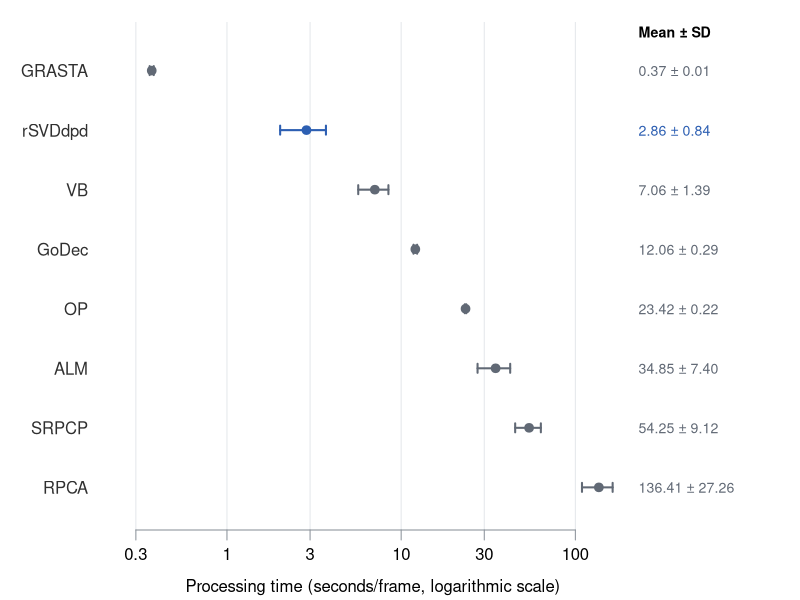
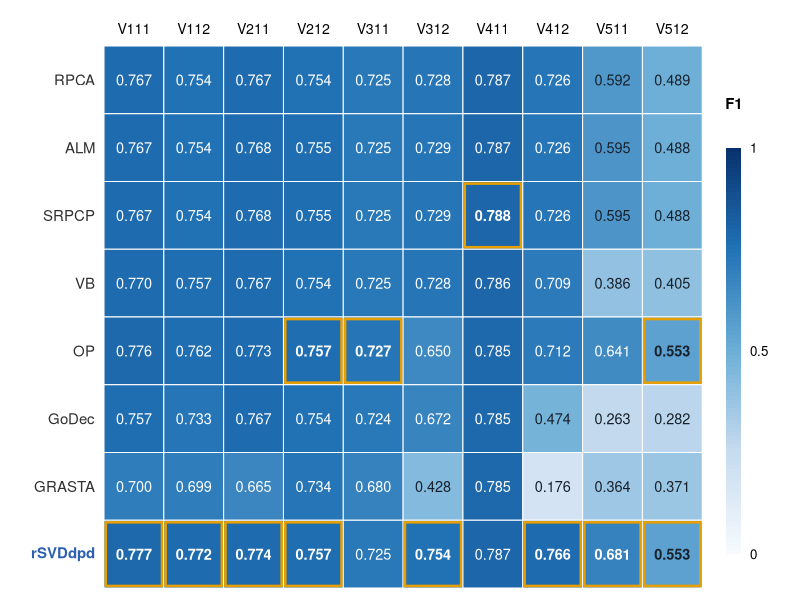
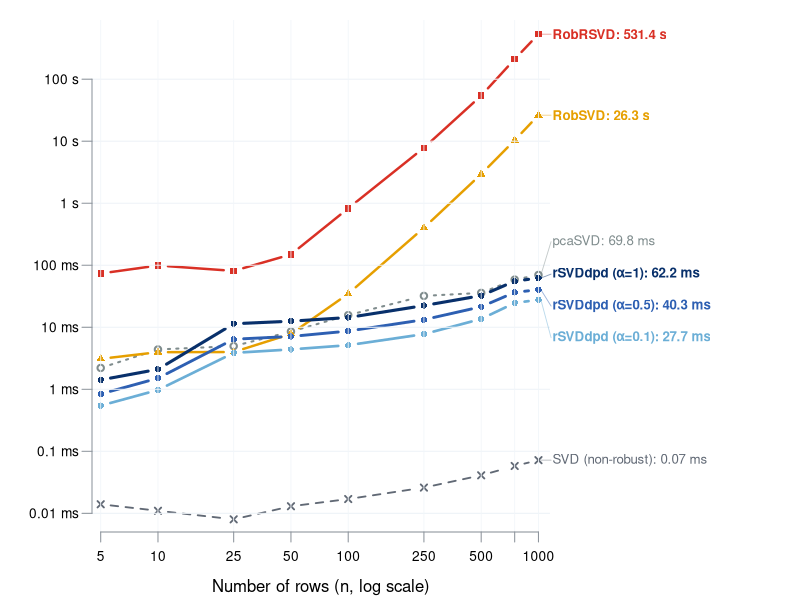
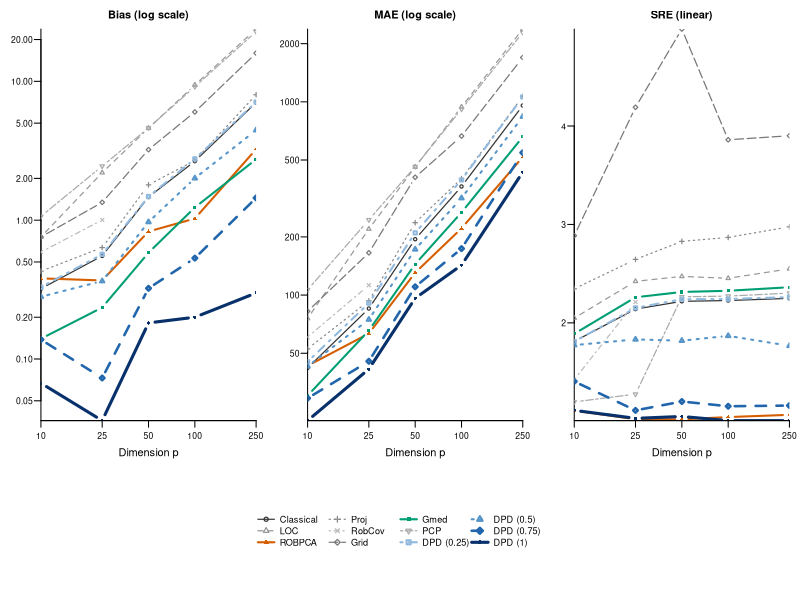

These figures' R source, in order:
## ---- chunk 1
#| label: frame-processing-time
#| echo: false
#| warning: false
#| message: false
#| dev: svglite
#| dev-args: {pointsize: 18}
#| fig-width: 12
#| fig-height: 4.6
#| out-width: "1200px"
#| fig-alt: "Mean processing time with plus or minus one standard deviation for eight methods, on a logarithmic seconds-per-frame axis. GRASTA is fastest at 0.37 seconds, followed by rSVDdpd at 2.86 seconds."

# Published Table 1, https://arxiv.org/pdf/2109.10680.
# These are reported benchmark summaries, not newly generated simulations.
timing <- data.frame(
    method = c("GRASTA", "rSVDdpd", "VB", "GoDec", "OP", "ALM", "SRPCP", "RPCA"),
    mean = c(0.37, 2.86, 7.06, 12.06, 23.42, 34.85, 54.25, 136.41),
    sd = c(0.01, 0.84, 1.39, 0.29, 0.22, 7.40, 9.12, 27.26)
)
y <- rev(seq_len(nrow(timing)))
colour <- ifelse(timing$method == "rSVDdpd", "#2d5fb2", "#616975")
par(mar = c(3.5, 5.1, 1.1, 7.8), mgp = c(2.3, 0.7, 0), las = 1)
plot(timing$mean, y,
    log = "x", xlim = c(0.25, 190), ylim = c(0.6, 8.5),
    type = "n", axes = FALSE, xlab = "Processing time (seconds/frame, logarithmic scale)",
    ylab = "", bty = "n"
)
ticks <- c(0.3, 1, 3, 10, 30, 100)
abline(v = ticks, col = "#e4e7eb", lwd = 1)
axis(1, at = ticks, labels = ticks, col = "#8b929a")
axis(2, at = y, labels = timing$method, tick = FALSE, col.axis = "#303030")
arrows(timing$mean - timing$sd, y, timing$mean + timing$sd, y,
    angle = 90, code = 3, length = 0.045, col = colour, lwd = 2
)
points(timing$mean, y, pch = 19, cex = 1.15, col = colour)
text(230, y, sprintf("%.2f ± %.2f", timing$mean, timing$sd),
    adj = 0, xpd = NA, cex = 0.85, col = colour
)
text(230, 8.65, "Mean ± SD", adj = 0, xpd = NA, cex = 0.85, font = 2)
## ---- chunk 2
#| label: street-video-f1
#| echo: false
#| warning: false
#| message: false
#| dev: svglite
#| dev-args: {pointsize: 18}
#| fig-width: 12.8
#| fig-height: 5
#| out-width: "1280px"
#| fig-alt: "F1 scores for eight methods across ten Street Video variants. Orange borders and bold values mark each column's best reported score, including ties. rSVDdpd leads in eight columns, with two ties."

# Reported F1 rows from Table 2; retain the published three-decimal values.
# No replicate-level data are supplied, so no uncertainty bars are inferred.
f1 <- rbind(
    RPCA = c(0.767, 0.754, 0.767, 0.754, 0.725, 0.728, 0.787, 0.726, 0.592, 0.489),
    ALM = c(0.767, 0.754, 0.768, 0.755, 0.725, 0.729, 0.787, 0.726, 0.595, 0.488),
    SRPCP = c(0.767, 0.754, 0.768, 0.755, 0.725, 0.729, 0.788, 0.726, 0.595, 0.488),
    VB = c(0.770, 0.757, 0.767, 0.754, 0.725, 0.728, 0.786, 0.709, 0.386, 0.405),
    OP = c(0.776, 0.762, 0.773, 0.757, 0.727, 0.650, 0.785, 0.712, 0.641, 0.553),
    GoDec = c(0.757, 0.733, 0.767, 0.754, 0.724, 0.672, 0.785, 0.474, 0.263, 0.282),
    GRASTA = c(0.700, 0.699, 0.665, 0.734, 0.680, 0.428, 0.785, 0.176, 0.364, 0.371),
    rSVDdpd = c(0.777, 0.772, 0.774, 0.757, 0.725, 0.754, 0.787, 0.766, 0.681, 0.553)
)
colnames(f1) <- c("V111", "V112", "V211", "V212", "V311", "V312", "V411", "V412", "V511", "V512")
best <- abs(sweep(f1, 2, apply(f1, 2, max), "-")) < 1e-12
stopifnot(
    all(f1 >= 0 & f1 <= 1), sum(best["rSVDdpd", ]) == 8,
    sum(best["rSVDdpd", ] & colSums(best) > 1) == 2
)
palette <- colorRampPalette(c("#f7fbff", "#c6dbef", "#6baed6", "#2171b5", "#08306b"))(101)
par(mar = c(0.6, 5.2, 2.3, 0.7), xaxs = "i", yaxs = "i", las = 1)
plot.new()
plot.window(xlim = c(0.5, 11.9), ylim = c(0.5, 8.5))
axis(3, at = 1:10, labels = colnames(f1), tick = FALSE, line = -0.3, cex.axis = 0.85)
for (i in seq_len(nrow(f1))) {
    y <- 9 - i
    label_colour <- if (rownames(f1)[i] == "rSVDdpd") "#2d5fb2" else "#303030"
    text(0.35, y, rownames(f1)[i],
        adj = 1, xpd = NA, col = label_colour,
        font = if (rownames(f1)[i] == "rSVDdpd") 2 else 1, cex = 0.9
    )
    for (j in seq_len(ncol(f1))) {
        value <- f1[i, j]
        rect(j - 0.5, y - 0.5, j + 0.5, y + 0.5,
            col = palette[round(value * 100) + 1], border = "white"
        )
        if (best[i, j]) {
            rect(j - 0.47, y - 0.47, j + 0.47, y + 0.47,
                border = "#e69f00", lwd = 2.5
            )
        }
        text(j, y, sprintf("%.3f", value),
            cex = 0.87,
            col = if (value >= 0.6) "white" else "#17212c",
            font = if (best[i, j]) 2 else 1
        )
    }
}
# A fixed 0-to-1 color scale keeps differences in perspective.
for (k in 0:99) {
    rect(10.9, 1 + k * 0.06, 11.15, 1 + (k + 1) * 0.06,
        col = palette[k + 1], border = NA
    )
}
text(11.025, 7.65, "F1", font = 2, cex = 0.9)
text(11.3, 1 + c(0, 0.5, 1) * 6, c("0", "0.5", "1"), adj = 0, cex = 0.8)
## ---- chunk 3
#| label: runtime-scaling-table2
#| echo: false
#| warning: false
#| message: false
#| dev: svglite
#| dev-args: {pointsize: 18}
#| fig-width: 12.8
#| fig-height: 5.0
#| out-width: "1280px"
#| fig-alt: "Log-log runtime curves for seven SVD algorithms as matrix rows n increase from 5 to 1000. RobRSVD and RobSVD grow steeply to 531 seconds and 26 seconds at n = 1000, while all three rSVDdpd curves remain under 63 milliseconds and faster than pcaSVD."

n_rows <- c(5, 10, 25, 50, 100, 250, 500, 750, 1000)
runtime_ms <- cbind(
    SVD = c(0.014, 0.011, 0.008, 0.013, 0.017, 0.026, 0.041, 0.058, 0.072),
    pcaSVD = c(2.209, 4.388, 4.965, 8.519, 15.696, 32.066, 35.828, 58.697, 69.760),
    RobSVD = c(3.098, 3.966, 3.989, 7.824, 34.649, 402.125, 2948.001, 10363.441, 26282.893),
    RobRSVD = c(73.666, 99.077, 81.045, 149.400, 826.440, 7839.942, 54209.150, 210494.564, 531362.110),
    `rSVDdpd (0.1)` = c(0.545, 0.975, 3.861, 4.396, 5.136, 7.756, 13.622, 24.670, 27.727),
    `rSVDdpd (0.5)` = c(0.841, 1.508, 6.416, 7.104, 8.683, 13.252, 21.413, 36.563, 40.309),
    `rSVDdpd (1)` = c(1.417, 2.100, 11.394, 12.526, 14.362, 22.379, 32.404, 55.422, 62.234)
)

stopifnot(
    nrow(runtime_ms) == length(n_rows),
    all(runtime_ms[, "rSVDdpd (0.1)"] < runtime_ms[, "pcaSVD"]),
    all(runtime_ms[n_rows >= 100, "rSVDdpd (1)"] < runtime_ms[n_rows >= 100, "pcaSVD"]),
    all(runtime_ms[, "rSVDdpd (0.1)"] < runtime_ms[, "rSVDdpd (0.5)"]),
    all(runtime_ms[, "rSVDdpd (0.5)"] < runtime_ms[, "rSVDdpd (1)"])
)

rt_cols <- c("#616975", "#7f8c8d", "#e69f00", "#d93025", "#6baed6", "#2d5fb2", "#08306b")
rt_lty <- c(2, 3, 1, 1, 1, 1, 1)
rt_pch <- c(4, 1, 17, 15, 16, 16, 16)
rt_lwd <- c(1.8, 2.0, 2.4, 2.4, 2.6, 2.8, 3.0)

par(mar = c(3.4, 4.6, 1.0, 12.5), mgp = c(2.2, 0.65, 0), las = 1)
matplot(n_rows, runtime_ms,
    type = "b", log = "xy", axes = FALSE,
    xlim = c(4.5, 1150), ylim = c(0.005, 900000),
    col = rt_cols, lty = rt_lty, pch = rt_pch, lwd = rt_lwd, cex = 0.85,
    xlab = "Number of rows (n, log scale)", ylab = ""
)

y_ticks <- c(0.01, 0.1, 1, 10, 100, 1000, 10000, 100000)
y_labels <- c("0.01 ms", "0.1 ms", "1 ms", "10 ms", "100 ms", "1 s", "10 s", "100 s")
abline(h = y_ticks, col = "#edf2f7", lwd = 1)
abline(v = n_rows, col = "#f1f5f9", lwd = 0.8)
axis(1, at = n_rows, labels = n_rows, col = "#8b929a", cex.axis = 0.82)
axis(2, at = y_ticks, labels = y_labels, col = "#8b929a", cex.axis = 0.82)

# Direct end-of-line labels at n = 1000 (spaced in log10 space to prevent overlap)
end_vals <- runtime_ms[nrow(runtime_ms), ]
label_y <- end_vals
label_y["pcaSVD"] <- 240
label_y["rSVDdpd (1)"] <- 72
label_y["rSVDdpd (0.5)"] <- 22
label_y["rSVDdpd (0.1)"] <- 6.8

segments(1030, end_vals, 1165, label_y,
    col = adjustcolor(rt_cols, alpha.f = 0.45), lwd = 0.9, xpd = NA
)

end_txt <- c(
    SVD = "SVD (non-robust): 0.07 ms",
    pcaSVD = "pcaSVD: 69.8 ms",
    RobSVD = "RobSVD: 26.3 s",
    RobRSVD = "RobRSVD: 531.4 s",
    `rSVDdpd (0.1)` = "rSVDdpd (\u03b1=0.1): 27.7 ms",
    `rSVDdpd (0.5)` = "rSVDdpd (\u03b1=0.5): 40.3 ms",
    `rSVDdpd (1)` = "rSVDdpd (\u03b1=1): 62.2 ms"
)
text(1185, label_y, labels = end_txt, adj = 0, xpd = NA,
     col = rt_cols, font = c(1, 1, 2, 2, 2, 2, 2), cex = 0.80)
## ---- chunk 4
#| label: robust-pca-s2b
#| echo: false
#| warning: false
#| message: false
#| dev: svglite
#| dev-args: {pointsize: 18}
#| fig-width: 13.2
#| fig-height: 5.2
#| out-width: "1320px"
#| fig-alt: "Three panels compare Bias, MAE and SRE across five dimensions for all twelve PCA methods in scenario S2b. The four DPD curves are blue. DPD with alpha equal to one has the lowest reported Bias and MAE at every dimension. Missing RobCov results at p at least fifty are not interpolated."

# Published Table 3, Roy, Basu and Ghosh (2024), JMLR.
# Columns follow the supplied table; NA denotes an unreported result.
p_dimension <- c(10, 25, 50, 100, 250)
pca_methods <- c(
    "Classical", "LOC", "ROBPCA", "Proj", "RobCov", "Grid",
    "Gmed", "PCP", "DPD (0.25)", "DPD (0.5)", "DPD (0.75)", "DPD (1)"
)
pca_results <- list(
    Bias = matrix(c(
        0.321, 0.757, 0.381, 0.429, 0.589, 0.757, 0.140, 1.065, 0.329, 0.281, 0.138, 0.067,
        0.553, 2.198, 0.368, 0.635, 1.004, 1.344, 0.235, 2.451, 0.568, 0.364, 0.073, 0.036,
        1.467, 4.602, 0.829, 1.796, NA, 3.221, 0.583, 4.617, 1.480, 0.970, 0.323, 0.182,
        2.660, 9.414, 1.028, 2.692, NA, 6.019, 1.235, 9.159, 2.766, 2.005, 0.533, 0.200,
        7.033, 23.805, 3.245, 8.006, NA, 15.969, 2.746, 22.799, 7.089, 4.447, 1.446, 0.299
    ), nrow = 5, byrow = TRUE),
    MAE = matrix(c(
        41.990, 75.693, 43.080, 52.712, 60.646, 82.448, 30.185, 106.511, 45.196, 42.803, 29.261, 22.409,
        85.197, 219.781, 63.246, 93.376, 112.498, 165.495, 65.545, 245.114, 90.830, 74.713, 45.453, 41.413,
        194.589, 460.223, 130.581, 236.929, NA, 406.956, 144.635, 462.199, 209.841, 172.386, 110.373, 96.321,
        364.678, 941.397, 221.517, 400.614, NA, 665.195, 267.786, 916.897, 394.475, 317.498, 173.981, 142.885,
        957.207, 2380.505, 518.404, 1066.532, NA, 1696.499, 658.650, 2283.607, 1060.277, 838.361, 545.850, 432.927
    ), nrow = 5, byrow = TRUE),
    SRE = matrix(c(
        1.812, 2.049, 1.109, 2.346, 1.424, 2.886, 1.889, 1.197, 1.811, 1.774, 1.405, 1.111,
        2.140, 2.422, 1.021, 2.645, 2.212, 4.190, 2.260, 1.276, 2.152, 1.832, 1.111, 1.030,
        2.219, 2.472, 1.020, 2.828, NA, 4.985, 2.314, 2.265, 2.240, 1.819, 1.201, 1.049,
        2.227, 2.453, 1.043, 2.868, NA, 3.860, 2.326, 2.272, 2.242, 1.868, 1.153, 1.007,
        2.249, 2.549, 1.066, 2.976, NA, 3.901, 2.362, 2.302, 2.262, 1.767, 1.160, 1.007
    ), nrow = 5, byrow = TRUE)
)
# Check the missing entries and the slide's descriptive takeaway.
stopifnot(
    all(vapply(pca_results, function(x) {
        sum(is.na(x)) == 3 &&
            all(is.na(x[3:5, 5]))
    }, logical(1))),
    all(apply(pca_results$Bias, 1, which.min) == 12),
    all(apply(pca_results$MAE, 1, which.min) == 12)
)
pca_colours <- c(
    "#333333", "#999999", "#d55e00", "#888888", "#bbbbbb", "#777777",
    "#009e73", "#aaaaaa", "#91b9de", "#5695c9", "#2166ac", "#08306b"
)
pca_lty <- c(1, 2, 1, 3, 4, 5, 1, 6, 4, 3, 2, 1)
pca_pch <- c(1, 2, 17, 3, 4, 5, 15, 6, 0, 2, 5, 16)
pca_lwd <- c(1.2, 1.2, 2, 1.2, 1.2, 1.2, 2, 1.2, 2, 2, 2.5, 3)
layout(rbind(c(1, 2, 3), c(4, 4, 4)), heights = c(4, 1.2))
par(mar = c(3.1, 3.1, 2.2, 0.8), mgp = c(1.9, 0.6, 0), las = 1)
for (metric in names(pca_results)) {
    matplot(p_dimension, pca_results[[metric]],
        type = "b",
        log = if (metric == "SRE") "x" else "xy", xaxt = "n",
        col = pca_colours, lty = pca_lty, pch = pca_pch, lwd = pca_lwd,
        cex = 0.65, cex.axis = 0.78, bty = "l", xlab = "Dimension p", ylab = "",
        main = paste0(metric, if (metric == "SRE") " (linear)" else " (log scale)"),
        cex.main = 1
    )
    axis(1, at = p_dimension, labels = p_dimension, cex.axis = 0.78)
}
par(mar = c(0, 0, 0, 0))
plot.new()
legend("center",
    legend = pca_methods, ncol = 4, bty = "n", cex = 0.83,
    col = pca_colours, lty = pca_lty, pch = pca_pch, lwd = pca_lwd,
    x.intersp = 0.65, y.intersp = 1.05
)
